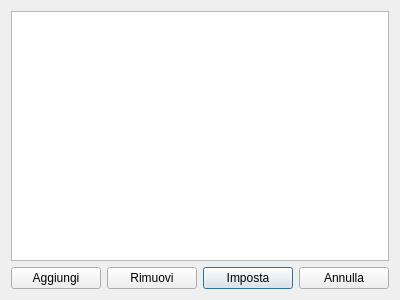
<?xml version="1.0" encoding="UTF-8"?>
<ui version="4.0">
 <class>BillAttributeChangeDialog</class>
 <widget class="QDialog" name="BillAttributeChangeDialog">
  <property name="geometry">
   <rect>
    <x>0</x>
    <y>0</y>
    <width>400</width>
    <height>300</height>
   </rect>
  </property>
  <property name="windowTitle">
   <string>Voce Computo - Associa etichette</string>
  </property>
  <layout class="QGridLayout" name="gridLayout">
   <item row="1" column="2">
    <widget class="QPushButton" name="setAttributesPushButton">
     <property name="text">
      <string>Imposta</string>
     </property>
    </widget>
   </item>
   <item row="1" column="0">
    <widget class="QPushButton" name="addAttributesPushButton">
     <property name="text">
      <string>Aggiungi</string>
     </property>
    </widget>
   </item>
   <item row="1" column="1">
    <widget class="QPushButton" name="removeAttributePushButton">
     <property name="text">
      <string>Rimuovi</string>
     </property>
    </widget>
   </item>
   <item row="1" column="3">
    <widget class="QPushButton" name="cancelPushButton">
     <property name="text">
      <string>Annulla</string>
     </property>
    </widget>
   </item>
   <item row="0" column="0" colspan="4">
    <widget class="QTableView" name="billAttributeTableView"/>
   </item>
  </layout>
 </widget>
 <resources/>
 <connections/>
</ui>
